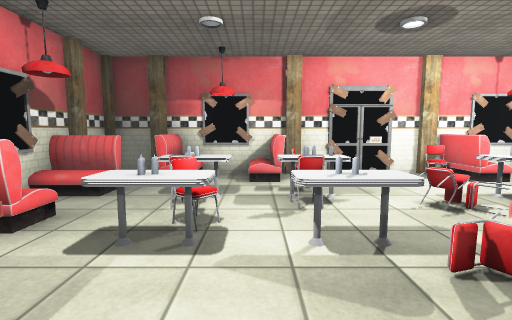
View 1 (above)

16 first-person views from a walk through a Unity game level. The camera is 1.3 m above the floor, tilts 6° down and sees 85° across. The floor is counted in squares, 0.9 m on a side. Each view is taken from the middle of a square. On the plan, view 1 faces up. The plan holds only what a view shows up to about 14 squares ahead; the rest is blank. The place goes on beyond the plan. The player is left out. Some animated figures are left out. Some surface patterns are stand-ins.

View 2
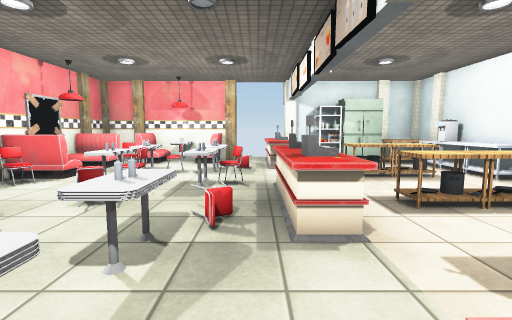

View 3
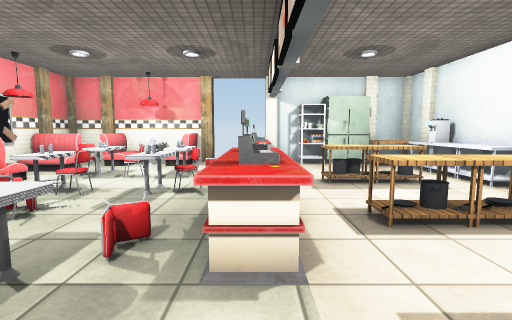

View 4
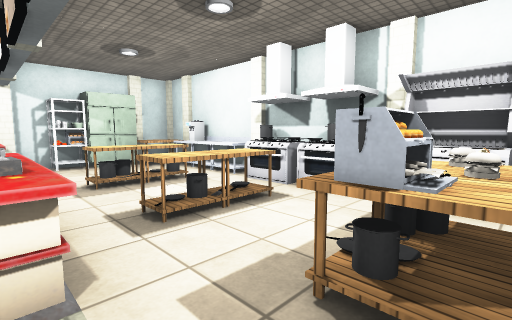

View 5
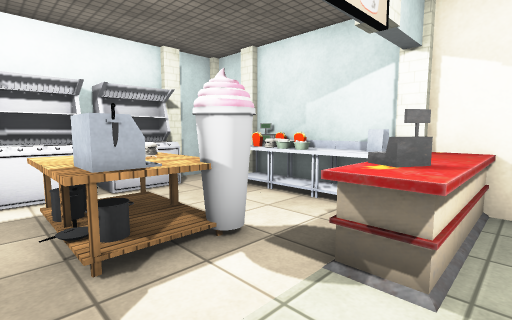

View 6
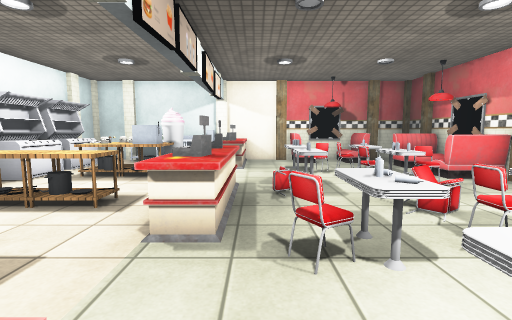

View 7
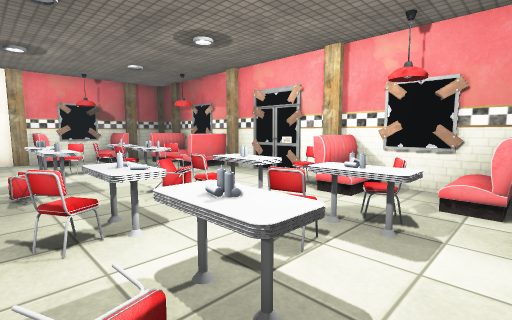

View 8
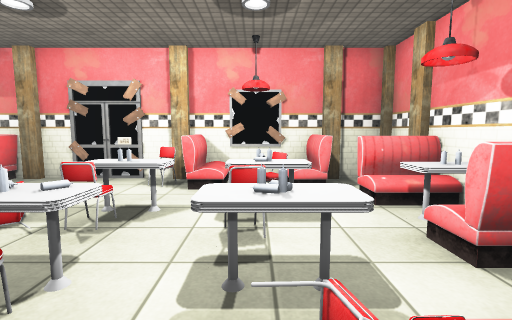

View 9
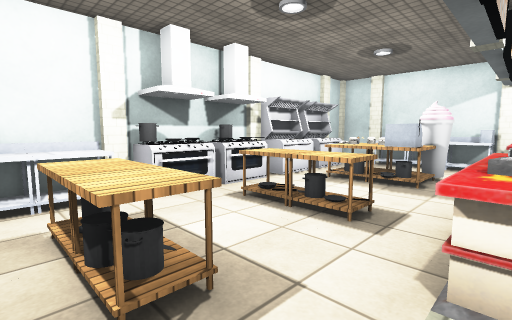

View 10
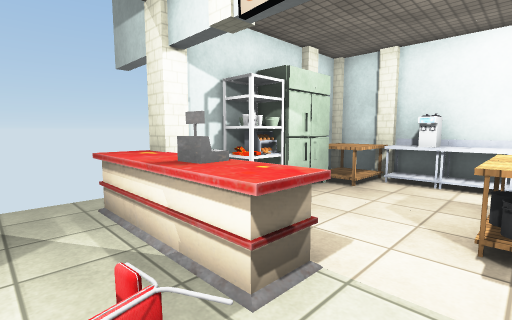

View 11
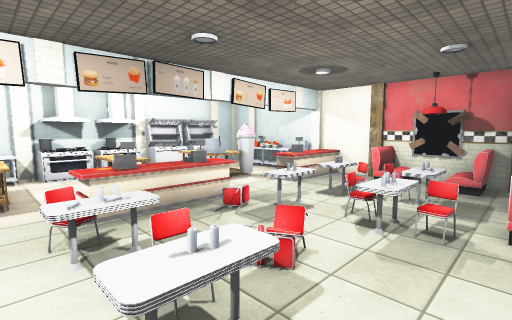

View 12
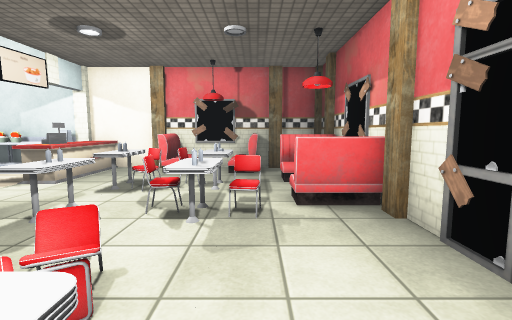

View 13
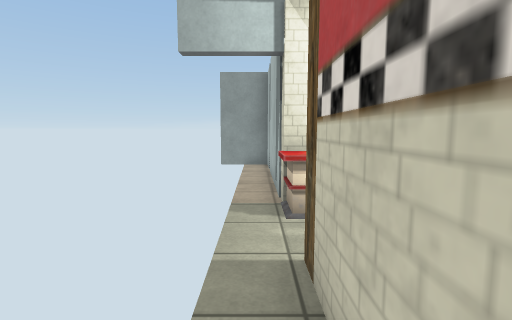

View 14
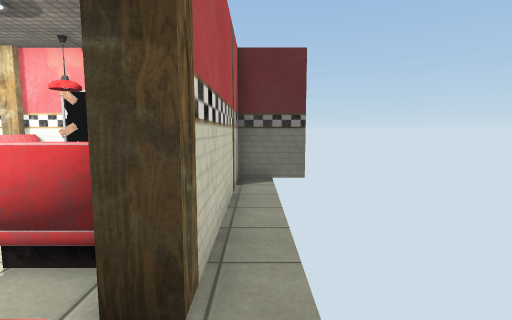

View 15
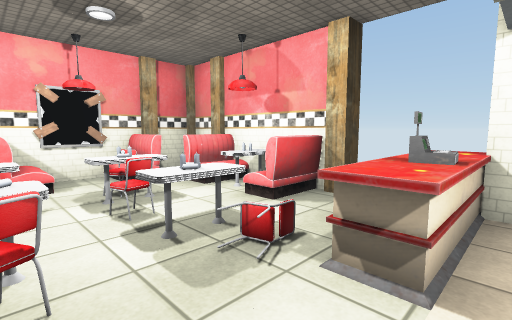

View 16
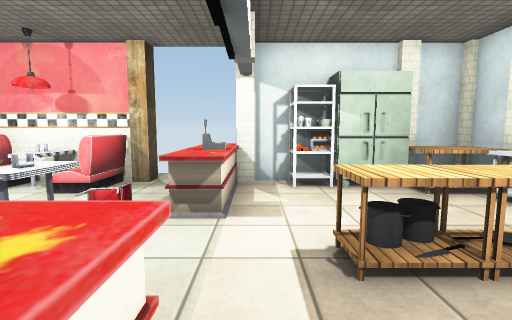

### Floor plan
Points are (right, up) in squares from view 1. A wall is a line through its corners. A room is listed if a view was taken in it or the views show most of it. See-through windows are left out.
Room 1 (views 1, 2, 3, 4, 5, 6, 7, 8, 9, 10, 11, 12, 13, 14, 15, 16)
walls: (5.6, 9.5) (1.5, 9.5); (5.4, -5.8) (6, -5.8); (1.1, 9.5) (-3, 9.5); (11.8, 0) (11.8, 0.5) (12.5, 0.5) (12.5, -2.3); (5.9, -5.9) (10, -5.9); (12, 3.5) (12, 7.5); (1.4, -5.9) (5.5, -5.9); (0.9, -5.8) (1.5, -5.8); (-4.8, 3.6) (-4.8, 3); (12, -2.1) (12, 0.1); (-5, 3.1) (-5, 1.5); (-5, -0.4) (-5, -1.5); (11.8, 7.4) (11.8, 8); (10.1, 9.5) (6, 9.5); (9.9, -5.8) (11.8, -5.8) (11.8, -4.1); (10.5, -5.9) (11.8, -5.9); (12.5, -3.8) (12.5, -5.6); (-5, -3.4) (-5, -4); (-4.8, -3.9) (-4.8, -4.5); (-5, 7.6) (-5, 3.5); (-4.8, 8.1) (-4.8, 7.5); (-3.6, -5.8) (-3, -5.8); (12, -5.8) (12, -4.5); (12.5, -5.9) (14.5, -5.9); (-5, -5.9) (-3.5, -5.9); (14.5, 9.5) (12.5, 9.5) (12.5, 3) (11.8, 3) (11.8, 3.5)
low walls: (6.1, -5.5) (6.1, -5) (8.5, -5); (-4, -0.4) (-4, -1.5)
objects: other object (-5, -3); other object (-5, -2); other object (-5, 0); other object (-5, 0) to (-4, 1); other object (-4, -3); other object (-4, -2); other object (-4, 4); other object (-4, 7); other object (-3, -5) to (-2, -5); other object (-3, 1) to (-2, 1); other object (-3, 8) to (-3, 9); other object (-2, -1); other object (-2, 3) to (-1, 4); other object (-1, -5) to (1, -5); other object (-1, -3) to (0, -3); other object (-1, -2) to (-1, -1); other object (-1, 4); other object (-1, 5); other object (-1, 6); other object (0, -2); other object (0, -1); other object (1, 3) to (2, 4); other object (1, 5); other object (1, 7); other object (1, 8) to (1, 9); other object (2, -5); other object (2, 1) to (3, 1); other object (2, 6); other object (3, -3) to (4, -3); other object (3, -2) to (4, -1); other object (3, 5) to (4, 5); other object (4, -5); other object (4, 1) to (5, 1); other object (5, 5); other object (5, 6) to (6, 6); other object (6, 3) to (6, 4); other object (6, 8) to (6, 9); other object (7, -3); other object (7, -2) to (7, -1); other object (8, 3) to (9, 4); other object (8, 5); other object (8, 6) to (9, 6); other object (9, -5); other object (9, 1); other object (9, 7); other object (10, -5) to (11, -4); other object (10, 1); other object (10, 8) to (10, 9); other object (11, -3) to (12, -3); other object (11, -2) to (12, -1); other object (11, 1) to (12, 1); other object (11, 4); other object (11, 5) to (11, 6); other object (11, 7)

Positions as (right, up) in squares from view 1, and headings:
1: (0, 0), facing up
2: (-2, 2), facing right
3: (-1, 1), facing right
4: (-1, 1), facing down-right
5: (1, 2), facing down-left
6: (9, 2), facing left
7: (10, 2), facing up-left
8: (8, 1), facing up
9: (8, 1), facing down-left
10: (7, 3), facing down-right
11: (7, 8), facing down-left
12: (6, 7), facing left
13: (13, 6), facing down
14: (13, 1), facing up
15: (6, 0), facing up-right
16: (4, 0), facing right
